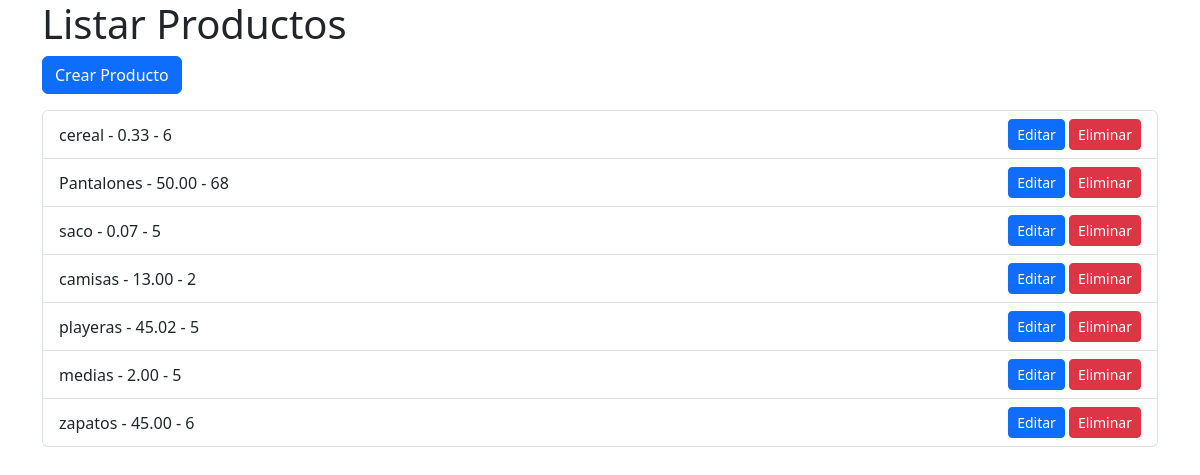
Before: / with the older database file.
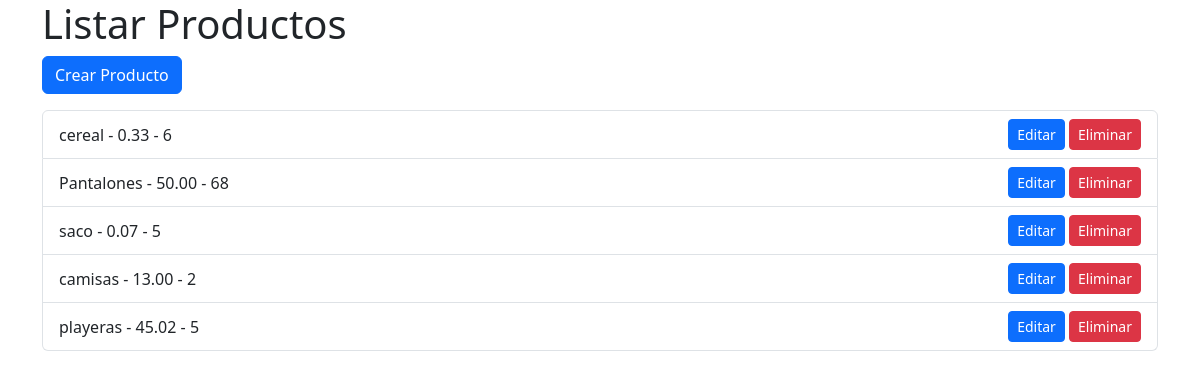
After: the same page with the newer database file.
### productos/models.py (models this page shows, shortened)
class Producto(models.Model): # se crea una clase que hereda de models.Model
    nombre = models.CharField(max_length=100) # se crea un atributo nombre de tipo CharField
    precio = models.DecimalField(max_digits=10, decimal_places=2) # se crea un atributo precio de tipo DecimalField
    cantidad = models.IntegerField() # se crea un atributo cantidad de tipo IntegerField

### productos/views.py (the view)
# urls.py: path('', views.listar_productos, name='listar_productos'),
def listar_productos(request):
    productos = Producto.objects.all()
    return render(request, 'listar.html', {'productos': productos})

### productos/templates/listar.html (shortened to what this page needs)
{% extends "base.html" %}
{% block content %}
<h1>Listar Productos</h1>
<a href="{% url 'crear_producto' %}" class="btn btn-primary mb-3">Crear Producto</a>
<ul class="list-group">
    {% for producto in productos %}
    <li class="list-group-item d-flex justify-content-between align-items-center">
        {{ producto.nombre }} - {{ producto.precio }} - {{ producto.cantidad }}
        <div>
            <a href="{% url 'editar_producto' producto.pk %}" class="btn btn-sm btn-primary">Editar</a>
            <a href="{% url 'eliminar_producto' producto.pk %}" class="btn btn-sm btn-danger">Eliminar</a>
        </div>
    </li>
    {% endfor %}
</ul>
{% endblock %}

### productos/templates/base.html (shortened to what this page needs)
<!DOCTYPE html>
<html lang="es">
<head>
    <link href="https://cdn.jsdelivr.net/npm/bootstrap@5.3.3/dist/css/bootstrap.min.css" rel="stylesheet">
</head>
<body>
    <div class="container">
        {% block content %}
        {% endblock %}
    </div>
</body>
</html>

Changed rows visible on the page:
removed Producto: nombre "medias", precio "2.00", cantidad "5"
removed Producto: nombre "zapatos", precio "45.00", cantidad "6"
